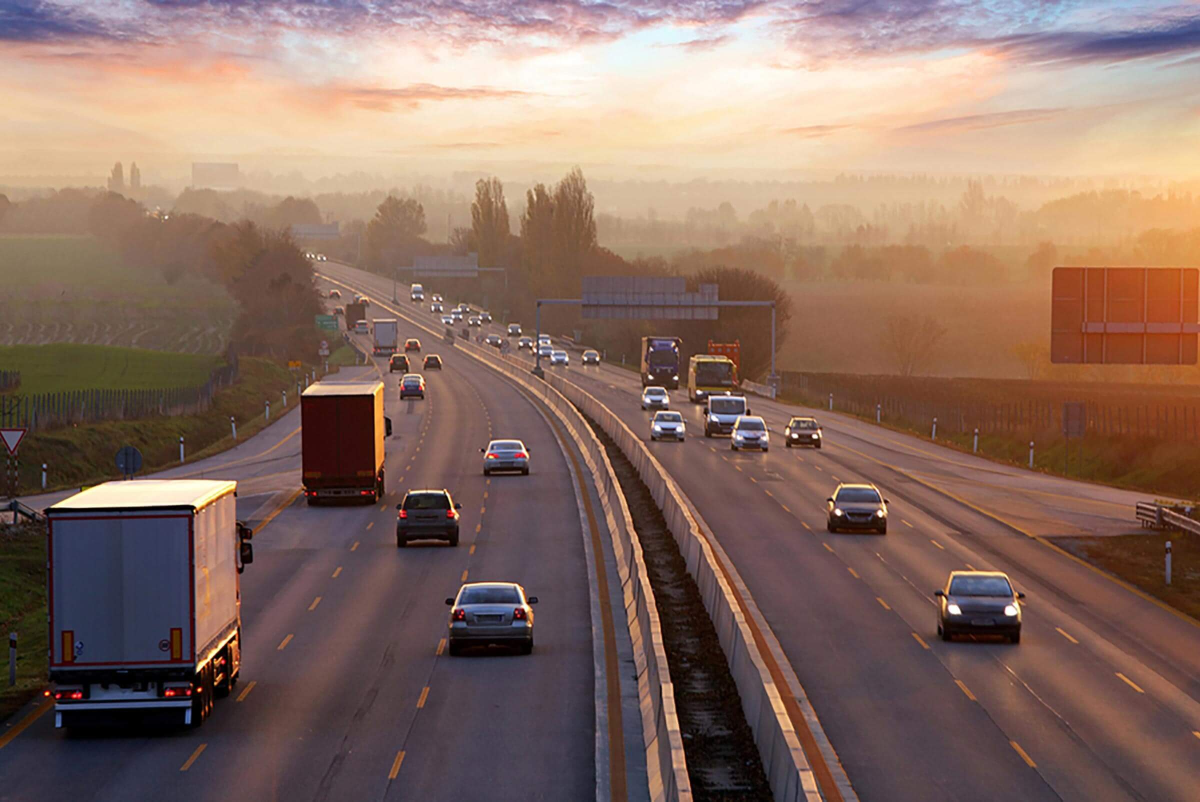
#> input picture Images/road.jpg, 2400 x 1603 px (shown at 1/2 size)
$ python Modifying_Image.py
#> lines starting #> are read from the running program, lines starting #| are printed output that depends on the picture; long printed decimals are rounded
### Modified_Functions.py
import os
import cv2

def Get_Image_Dir():
    return "E:\\Computer_Programs\\Python_Programs\\OpenCV\\Images"

def Get_Dir():
    return os.path.dirname(os.path.abspath(__file__))

def Get_Image():
    return cv2.imread(os.path.join(os.path.dirname(os.path.abspath(__file__)), "Images", "road.jpg"))
#> returned value is the input picture: shape (1603, 2400, 3); mean B, G, R 98.4, 109.4, 136.3

# [4 lines left out: function Get_Resized_Image, not called in this run]

def Read_Image(path):
    return cv2.imread(path)

def Show_image(name, img_array):
    cv2.imshow(name, img_array)
    cv2.waitKey(0)
    cv2.destroyAllWindows()

# [23 lines left out: functions rgb_to_cmyk, cmyk_to_rgb, not called in this run]

### Basics/Modifying_Image.py
import os, sys, cv2
sys.path.append(os.getcwd()[:os.getcwd().find(os.path.basename(os.getcwd())) - 1])
import numpy as np
from Modified_Functions import Get_Image, Show_image

img = Get_Image()

# If we try to view the image as is, in most cases, we shall see that our monitor is not big enough
# So, let us focus on a part of the image this is called region-of-interest (ROI)
roi = img[100 : 500, 200 : 700]
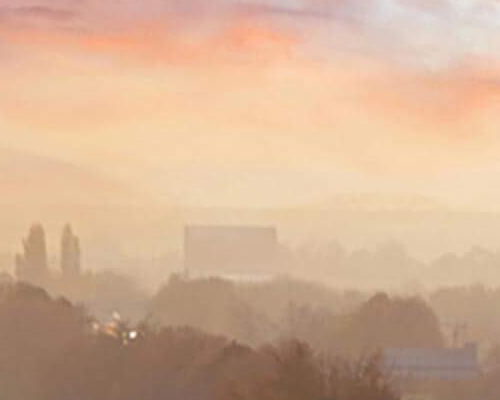
#> roi: shape (400, 500, 3); mean B, G, R 148.2, 176.2, 210.7

# Show the image
Show_image("ROI", roi)

# Resizing the image
# The resize() function takes two parameters: the image and the new dimenstions
resized_img = cv2.resize(img, (800, 800))
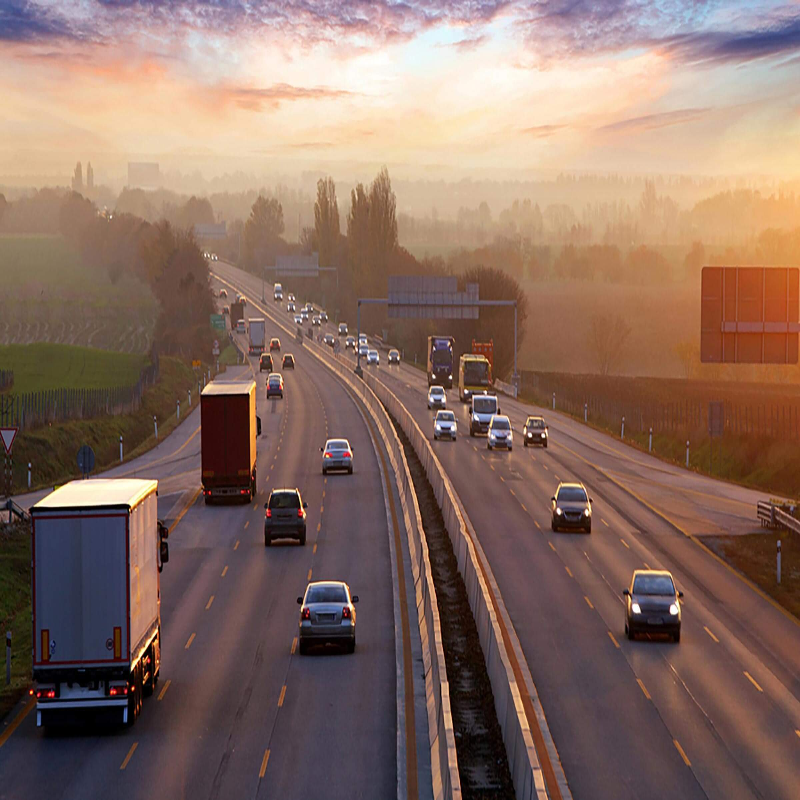
#> resized_img: shape (800, 800, 3); mean B, G, R 98.3, 109.3, 136.2

# Show the image
Show_image("Resized Image", resized_img)

# We see the image was disoriented, now we shall fix it by using the ratio
h, w, _ = img.shape
#> h = 1603; w = 2400
resized_img_ratio = cv2.resize(img, (800, int(h * (800 / w))))
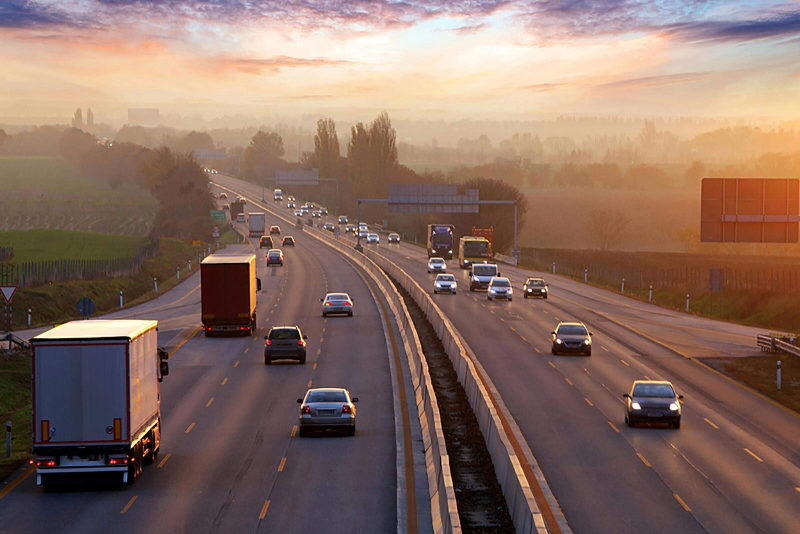
#> resized_img_ratio: shape (534, 800, 3); mean B, G, R 98.3, 109.3, 136.2
Show_image("Resized with ratio", resized_img_ratio)

# Above, we calculated the ratio of the width (800 / w) to the resized height (800) and multiplied it

# Now we shall see how to rotate the image
# First, we have to calculate the center of the image
center = (w // 2, h // 2)
#> center = (1200, 801)

# Generating the rotation matrix
rotation_matrix = cv2.getRotationMatrix2D(center, 45, 1.0)
print(rotation_matrix)
#| [[ 7.07106781e-01  7.07106781e-01 -2.14920669e+02]
#|  [-7.07106781e-01  7.07106781e-01  1.08313561e+03]]
print(type(rotation_matrix))
#| <class 'numpy.ndarray'>

# Performing the affine transformation
rotated_image = cv2.warpAffine(img, rotation_matrix, (w, h))
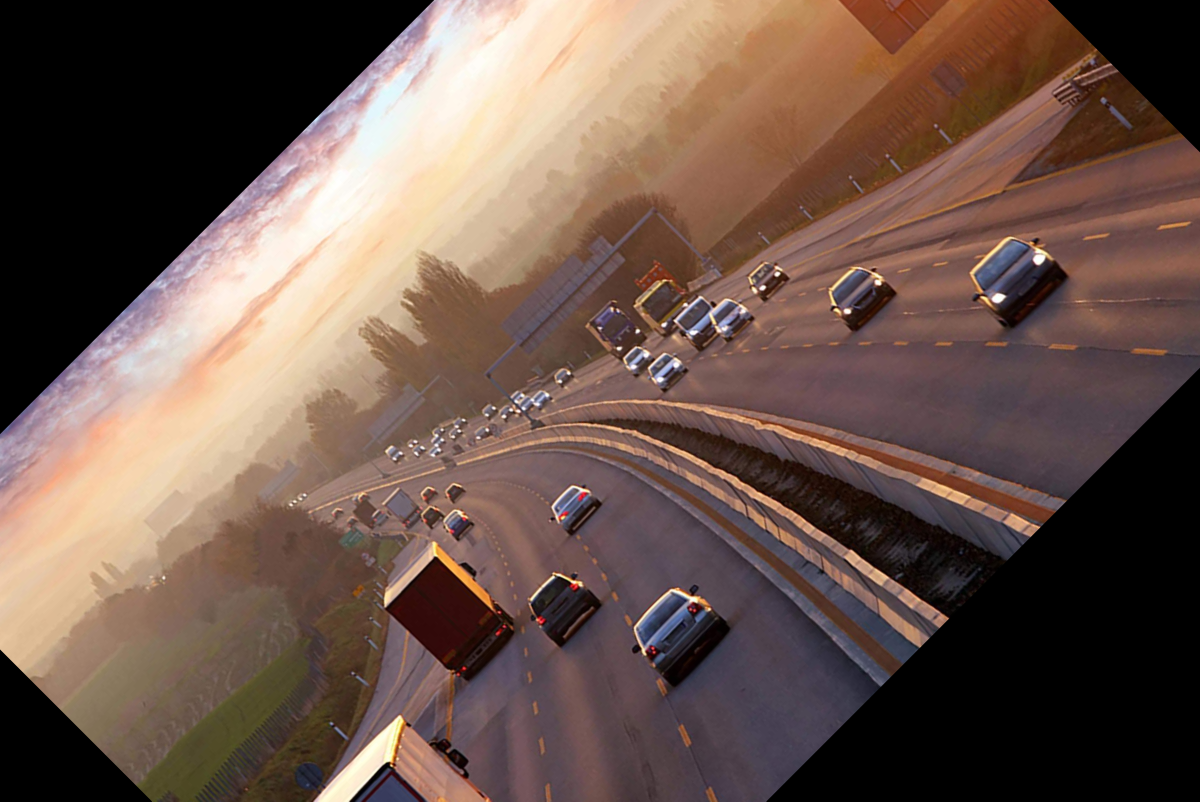
#> rotated_image: shape (1603, 2400, 3) (shown at 1/2 size); mean B, G, R 76, 85.4, 107.2
Show_image("Rotated Image", rotated_image)
